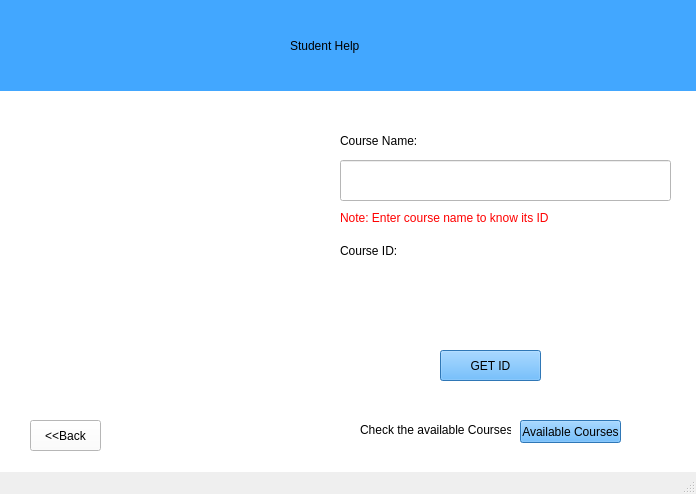
<?xml version="1.0" encoding="UTF-8"?>
<ui version="4.0">
 <class>helpStudent</class>
 <widget class="QMainWindow" name="helpStudent">
  <property name="geometry">
   <rect>
    <x>0</x>
    <y>0</y>
    <width>696</width>
    <height>494</height>
   </rect>
  </property>
  <property name="windowTitle">
   <string>MainWindow</string>
  </property>
  <widget class="QWidget" name="centralwidget">
   <widget class="QWidget" name="RegisterCourse" native="true">
    <property name="enabled">
     <bool>true</bool>
    </property>
    <property name="geometry">
     <rect>
      <x>0</x>
      <y>0</y>
      <width>701</width>
      <height>481</height>
     </rect>
    </property>
    <property name="styleSheet">
     <string notr="true">background-color: rgb(255, 255, 255);</string>
    </property>
    <property name="inputMethodHints">
     <set>Qt::ImhNone</set>
    </property>
    <widget class="QLineEdit" name="CourseName">
     <property name="geometry">
      <rect>
       <x>340</x>
       <y>160</y>
       <width>331</width>
       <height>41</height>
      </rect>
     </property>
     <property name="styleSheet">
      <string notr="true">border-color: rgb(0, 0, 0);</string>
     </property>
    </widget>
    <widget class="QLabel" name="CourseNamelabel">
     <property name="geometry">
      <rect>
       <x>340</x>
       <y>130</y>
       <width>121</width>
       <height>21</height>
      </rect>
     </property>
     <property name="styleSheet">
      <string notr="true">font: 63 14pt &quot;Sitka Display Semibold&quot;;</string>
     </property>
     <property name="text">
      <string>Course Name:</string>
     </property>
    </widget>
    <widget class="QLabel" name="CourseIDlabel">
     <property name="geometry">
      <rect>
       <x>340</x>
       <y>240</y>
       <width>121</width>
       <height>21</height>
      </rect>
     </property>
     <property name="styleSheet">
      <string notr="true">font: 63 14pt &quot;Sitka Display Semibold&quot;;</string>
     </property>
     <property name="text">
      <string>Course ID:</string>
     </property>
    </widget>
    <widget class="QLabel" name="messagealert">
     <property name="geometry">
      <rect>
       <x>340</x>
       <y>320</y>
       <width>321</width>
       <height>21</height>
      </rect>
     </property>
     <property name="text">
      <string/>
     </property>
    </widget>
    <widget class="QWidget" name="widget" native="true">
     <property name="geometry">
      <rect>
       <x>0</x>
       <y>0</y>
       <width>701</width>
       <height>91</height>
      </rect>
     </property>
     <property name="styleSheet">
      <string notr="true">background-color: rgb(66, 167, 255);</string>
     </property>
     <widget class="QLabel" name="label_2">
      <property name="geometry">
       <rect>
        <x>290</x>
        <y>30</y>
        <width>111</width>
        <height>31</height>
       </rect>
      </property>
      <property name="styleSheet">
       <string notr="true">font: 63 14pt &quot;Sitka Display Semibold&quot;;
background-color: rgb(66, 167, 255);</string>
      </property>
      <property name="text">
       <string>Student Help</string>
      </property>
     </widget>
    </widget>
    <widget class="QLabel" name="label">
     <property name="geometry">
      <rect>
       <x>340</x>
       <y>210</y>
       <width>331</width>
       <height>16</height>
      </rect>
     </property>
     <property name="styleSheet">
      <string notr="true">color: rgb(255, 0, 0);</string>
     </property>
     <property name="text">
      <string>Note: Enter course name to know its ID</string>
     </property>
    </widget>
    <widget class="QLabel" name="label_3">
     <property name="geometry">
      <rect>
       <x>340</x>
       <y>270</y>
       <width>331</width>
       <height>31</height>
      </rect>
     </property>
     <property name="styleSheet">
      <string notr="true">font: 75 12pt &quot;Arial&quot;;</string>
     </property>
     <property name="text">
      <string/>
     </property>
    </widget>
    <widget class="QPushButton" name="pushButton">
     <property name="geometry">
      <rect>
       <x>440</x>
       <y>350</y>
       <width>101</width>
       <height>31</height>
      </rect>
     </property>
     <property name="styleSheet">
      <string notr="true">background-color: rgb(66, 167, 255);</string>
     </property>
     <property name="text">
      <string>GET ID</string>
     </property>
    </widget>
    <widget class="QPushButton" name="backbtn">
     <property name="geometry">
      <rect>
       <x>30</x>
       <y>420</y>
       <width>71</width>
       <height>31</height>
      </rect>
     </property>
     <property name="text">
      <string>&lt;&lt;Back</string>
     </property>
    </widget>
    <widget class="QLabel" name="label_4">
     <property name="geometry">
      <rect>
       <x>360</x>
       <y>420</y>
       <width>151</width>
       <height>20</height>
      </rect>
     </property>
     <property name="styleSheet">
      <string notr="true">font: 9pt &quot;MS Shell Dlg 2&quot;;</string>
     </property>
     <property name="text">
      <string>Check the available Courses</string>
     </property>
    </widget>
    <widget class="QPushButton" name="click">
     <property name="geometry">
      <rect>
       <x>520</x>
       <y>420</y>
       <width>101</width>
       <height>23</height>
      </rect>
     </property>
     <property name="styleSheet">
      <string notr="true">background-color: rgb(66, 167, 255);</string>
     </property>
     <property name="text">
      <string>Available Courses</string>
     </property>
    </widget>
    <widget class="QLabel" name="label_5">
     <property name="geometry">
      <rect>
       <x>50</x>
       <y>130</y>
       <width>221</width>
       <height>251</height>
      </rect>
     </property>
     <property name="text">
      <string/>
     </property>
     <property name="pixmap">
      <pixmap>C:/Users/dell/Downloads/Umt_logo.png</pixmap>
     </property>
     <property name="scaledContents">
      <bool>true</bool>
     </property>
    </widget>
    <zorder>widget</zorder>
    <zorder>CourseName</zorder>
    <zorder>CourseIDlabel</zorder>
    <zorder>messagealert</zorder>
    <zorder>CourseNamelabel</zorder>
    <zorder>label</zorder>
    <zorder>label_3</zorder>
    <zorder>pushButton</zorder>
    <zorder>backbtn</zorder>
    <zorder>label_4</zorder>
    <zorder>click</zorder>
    <zorder>label_5</zorder>
   </widget>
  </widget>
  <widget class="QMenuBar" name="menubar">
   <property name="geometry">
    <rect>
     <x>0</x>
     <y>0</y>
     <width>696</width>
     <height>21</height>
    </rect>
   </property>
  </widget>
  <widget class="QStatusBar" name="statusbar"/>
 </widget>
 <resources/>
 <connections/>
</ui>
